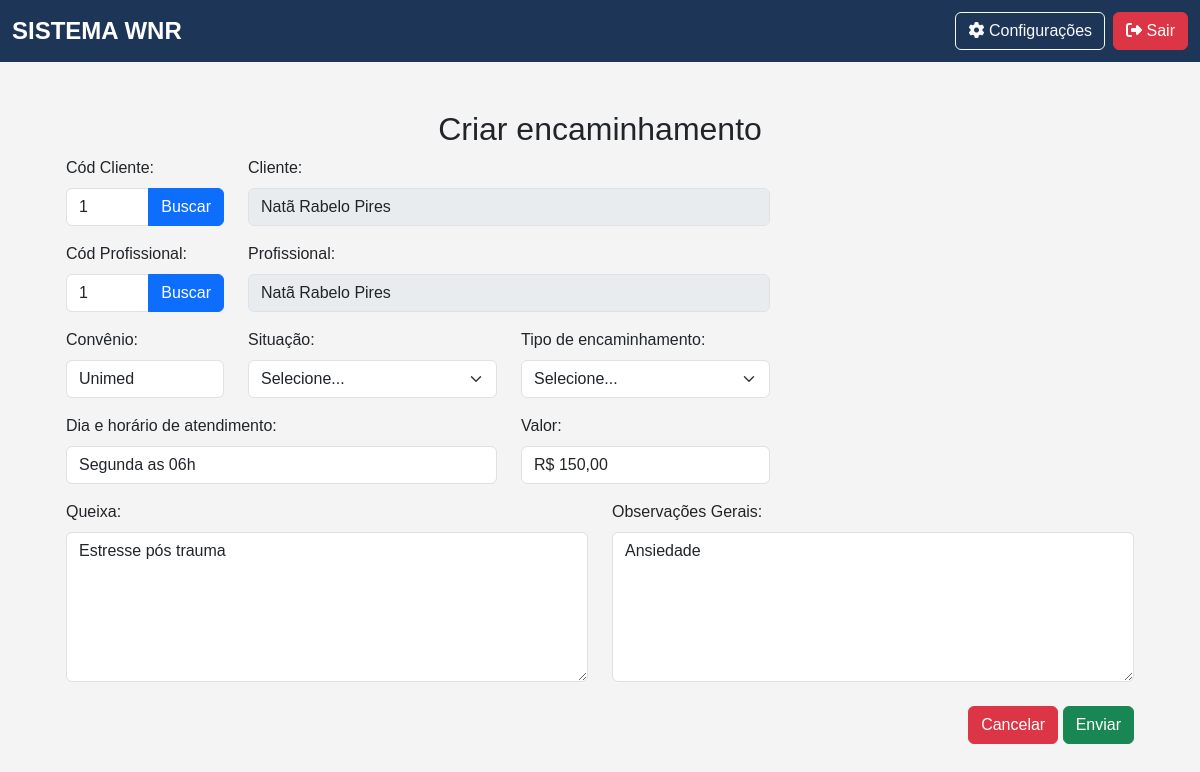
Before: /editar_encaminhamento/1 (signed in) with the older database file.
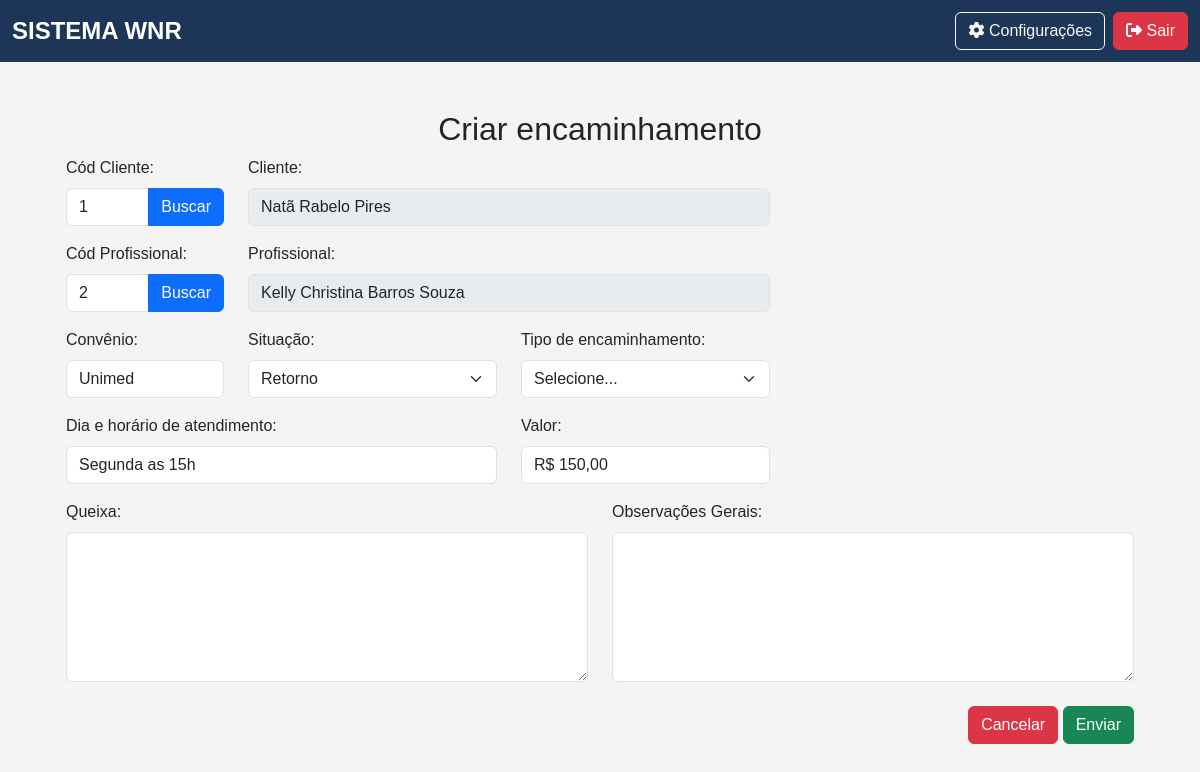
After: the same page with the newer database file.
### app/models.py (models this page shows)
class Encaminhamento(db.Model):
    __tablename__ = "encaminhamentos"
    id                      = Column(Integer, primary_key=True, index=True)
    cliente_id              = Column(Integer, ForeignKey("clientes.id", ondelete="CASCADE"))
    profissional_id         = Column(Integer, ForeignKey("profissionais.id", ondelete="CASCADE"))
    convenio                = Column(String)
    dias_horas_atendimento  = Column(String)
    data_encaminhamento     = Column(Date)
    observacoes_gerais      = Column(String)
    queixa                  = Column(String)
    situacao                = Column(String)
    tipo_encaminhamento     = Column(String)
    valor                   = Column(Float)
    cliente = relationship("Cliente", back_populates="encaminhamentos")
    profissional = relationship("Profissional", back_populates="encaminhamentos")

class Profissional(db.Model):
    __tablename__ = "profissionais"
    id                      = Column(Integer, primary_key=True, index=True)
    nome                    = Column(String, index=True)
    cpf                     = Column(String(11), unique=True, index=True)
    email                   = Column(String, unique=True, index=True)
    data_nascimento         = Column(Date)
    bairro                  = Column(String)
    banco                   = Column(String)
    cep                     = Column(String(8))
    cidade                  = Column(String)
    complemento             = Column(String)
    graduacao               = Column(String)
    issqn                   = Column(String)
    fone_pessoal            = Column(String)
    fone_profissional       = Column(String)
    foto                    = Column(String)
    curriculum_lattes       = Column(String)
    dias_horas_disponiveis  = Column(String)
    endereco_profissional   = Column(String)
    estado                  = Column(String)
    observacoes             = Column(String)
    pix                     = Column(String)
    registro_profissional   = Column(String)
    rg                      = Column(String)
    valor_minimo            = Column(Float)
    encaminhamentos = relationship("Encaminhamento", back_populates="profissional", cascade="all, delete-orphan")
    guias = relationship("Guia", back_populates="profissional")

### app/routes/referral_routes.py (the view, shortened to what this page needs)
@encaminhamento_bp.route('/editar_encaminhamento/<int:id>', methods=['GET', 'POST'])
@login_required
@role_required('atendimento', 'financeiro', 'admin')
def editar_encaminhamento(id):
    encaminhamento = Encaminhamento.query.get_or_404(id)
    clientes = Cliente.query.all()
    profissionais = Profissional.query.all()
    valor_formatado = formatar_para_moeda(encaminhamento.valor)
    return render_template(
        'encaminhamento/form_edit.html', encaminhamento=encaminhamento, clientes=clientes, profissionais=profissionais, valor_formatado=valor_formatado)

### app/__init__.py (called while the page is built)
@login_manager.user_loader
def load_user(id):
    return Usuario.query.get(int(id))  # Converte para inteiro e busca no banco

### app/utils/edit_values.py (called while the page is built)
def formatar_para_moeda(valor):
    if valor is None:
        return "R$ 0,00"
    return format_currency(valor, 'BRL', locale='pt_BR')

### app/templates/encaminhamento/form_edit.html (shortened to what the changed rows need)
{% extends 'base.html' %}
{% block content %}
<div class="container mt-4">
    <h2 class="text-center">Criar encaminhamento</h2>
    <form action="{{ url_for('encaminhamento_bp.editar_encaminhamento', id=encaminhamento.id)}}" method="POST">
        <div class="container">
            <div class="row mb-3">
                <div class="col-md-2">
                    <div class="input-group">
                        <input type="text" id="cliente_id" name="cliente_id" class="form-control" value="{{ encaminhamento.cliente_id }}">
                        <button type="button" name="buscar_cliente_btn" id="buscar_cliente_btn" class="btn btn-primary" onclick="buscarCliente()">Buscar</button>
                    </div>
                </div>
            </div>
            <div class="row mb-3">
                <div class="col-md-2">
                    <div class="input-group">
                        <input type="text" id="profissional_id" name="profissional_id" class="form-control" value="{{ encaminhamento.profissional_id}}">
                        <button type="button" name="buscar_profissional_btn" id="buscar_profissional_btn" class="btn btn-primary" onclick="buscarProfissional()">Buscar</button>
                    </div>
                </div>
                <div class="col-md-6">
                    <label for="resultado" class="form-label">Profissional:</label>
                    <input type="text" id="resultadoProfissional" name="resultadoProfissional" class="form-control" value="{{ encaminhamento.profissional.nome }}" disabled>
                </div>
            </div>
            <div class="row mb-3">
                <div class="col-md-2">
                    <label for="convenio" class="form-label">Convênio:</label>
                    <input id="convenio" name="convenio" class="form-control" value="{{ encaminhamento.convenio }}">
                </div>
                <div class="col-md-3">
                    <label for="situacao" class="form-label">Situação:</label>
                    <select class="form-select campoObrigatorio" name="situacao" id="situacao">
                        <option value="">Selecione...</option>
                        <option value="Retorno"{% if encaminhamento.situacao == "Retorno" %}selected{% endif %}>Retorno</option>
                    </select>
                </div>
            </div>
            <div class="row mb-3">
                <div class="col-md-5">
                    <label for="dias_horas_atendimento" class="form-label">Dia e horário de atendimento:</label>
                    <input id="dias_horas_atendimento" name="dias_horas_atendimento" class="form-control" value="{{ encaminhamento.dias_horas_atendimento }}">
                </div>
            </div>
            <div class="row mb-3">
                <div class="col-md-6">
                    <label for="queixa" class="form-label">Queixa:</label>
                    <textarea id="queixa" name="queixa" class="form-control" style="height: 150px;">{{ encaminhamento.queixa }}</textarea>
                </div>
                <div class="col-md-6">
                    <label for="observacoes_gerais" class="form-label" >Observações Gerais:</label>
                    <textarea id="observacoes_gerais" name="observacoes_gerais" class="form-control" style="height: 150px;">{{ encaminhamento.observacoes_gerais }}</textarea>
                </div>
            </div>
        </div>
    </form>
</div>
{% endblock %}

Changed rows visible on the page:
removed Profissional: resultadoProfissional "Natã Rabelo Pires"
changed Encaminhamento "Unimed": profissional_id "1" → "2"; situacao (not shown) → "Retorno"; dias_horas_atendimento "Segunda as 06h" → "Segunda as 15h"; queixa "Estresse pós trauma" → (not shown); observacoes_gerais "Ansiedade" → (not shown)
now on this page (row unchanged): Profissional: resultadoProfissional "Kelly Christina Barros Souza"
Other visible differences:
form field situacao: "Selecione..." → (not shown)
